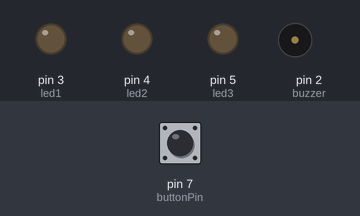
Recording of a sketch running on a simulated Arduino Uno, built with avr-gcc and run on an emulated ATmega328P. On the bench: output pins drawn as LEDs (lit = HIGH), buzzer (waves = sounding). The test bench sets the inputs (shaded band); at power-on: pin 7 (buttonPin) LOW.

Above: at 1.2 s.
1.3 s: pin 7 (buttonPin) pulled HIGH for 0.15 s
At 2.8 s:
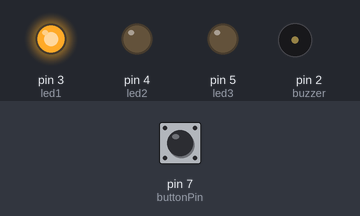
3.3 s: pin 7 (buttonPin) pulled HIGH for 1 s
At 4.3 s:
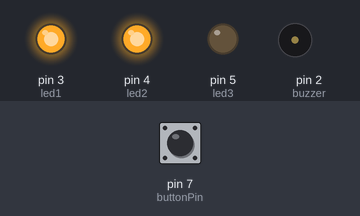
5.8 s: pin 7 (buttonPin) pulled HIGH for 0.15 s
At 7.5 s:
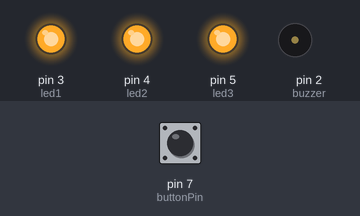
Timing chart, 0 to 9.0 s (numbered marks = the images above; inputs shaded):
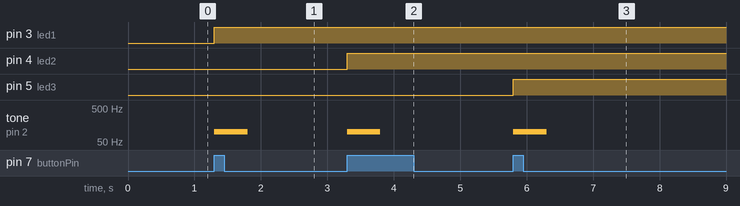

The sketch:

MCPIL31.ino
```cpp
const int buttonPin = 7;     // Push button connected to pin 2
const int led1 = 3;          // RED LED pin
const int led2 = 4;          // GREEN LED pin
const int led3 = 5;          // BLUE LED pin
const int buzzer = 2;        // Buzzer pin

int buttonState = 0;         // Current state of button
int lastButtonState = 0;     // Previous state of button
int pressCount = 0;          // Count button presses

void setup() {
  pinMode(buttonPin, INPUT);
  pinMode(led1, OUTPUT);
  pinMode(led2, OUTPUT);
  pinMode(led3, OUTPUT);
  pinMode(buzzer, OUTPUT);
}

void loop() {
  buttonState = digitalRead(buttonPin);

  // Detect button press (only when state changes from LOW to HIGH)
  if (buttonState == HIGH && lastButtonState == LOW) {
    pressCount++; // Increase press count

    // Sound buzzer for 500 ms
    tone(buzzer,100,500);
    digitalWrite(buzzer, LOW);

    // Control LEDs based on press count
    if (pressCount == 1) {
      digitalWrite(led1, HIGH);
    }
    else if (pressCount == 2) {
      digitalWrite(led2, HIGH);
    }
    else if (pressCount == 3) {
      digitalWrite(led3, HIGH);
    }
    else if (pressCount > 3) {
      pressCount = 3; // Limit to 3 presses
    }
  }

  lastButtonState = buttonState; // Save the state
}
```

Measured:
- after the input at 1.3 s, pin 3 (led1): LOW → HIGH at once; tone on pin 2 (buzzer): silent → 100 Hz at once, → silent 0.50 s later
- after the input at 3.3 s, pin 4 (led2): LOW → HIGH at once; tone on pin 2 (buzzer): silent → 100 Hz at once, → silent 0.50 s later
- after the input at 5.8 s, pin 5 (led3): LOW → HIGH at once; tone on pin 2 (buzzer): silent → 100 Hz at once, → silent 0.50 s later
